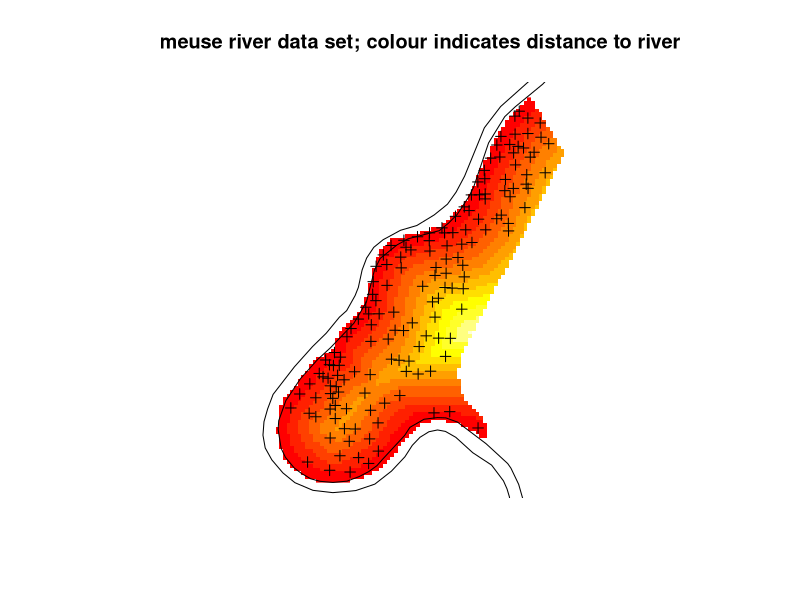

R code for this plot:
library(sp)

data(meuse.grid)
coordinates(meuse.grid) = ~x+y
gridded(meuse.grid) = TRUE
data(meuse)
coordinates(meuse) = ~x+y
data(meuse.riv)
meuse.sl = SpatialLines(list(Lines(list(Line(meuse.riv)), ID="1")))

## image plot with points and lines
image(meuse.grid["dist"], 
	main = "meuse river data set; colour indicates distance to river")
points(meuse, pch = 3)
lines(meuse.sl)
